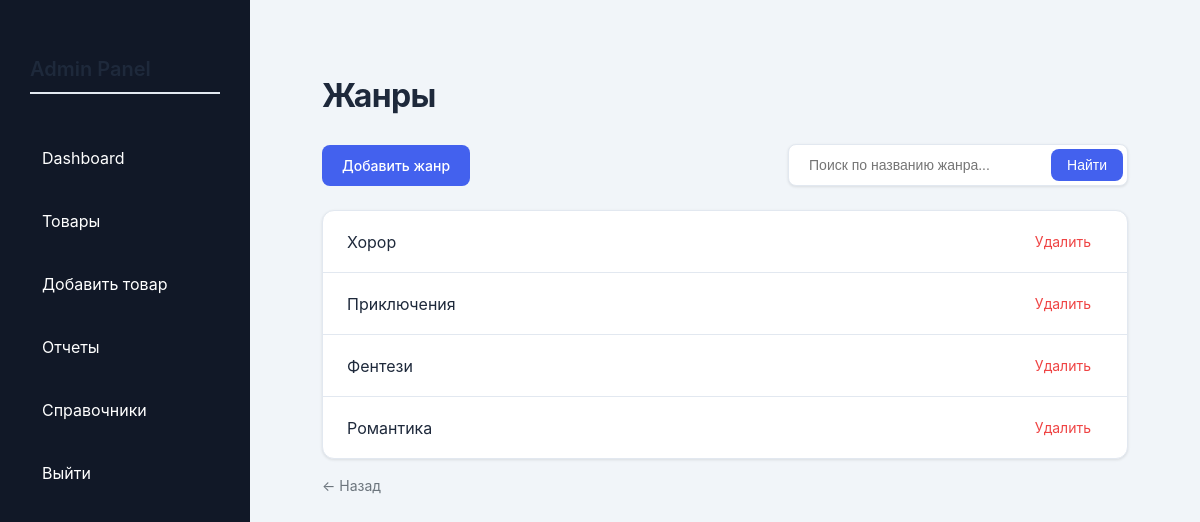
The page /admin-panel/genres/ on the database its author committed.
### shop/models.py (models this page shows, shortened)
class Genre(models.Model):
    name = models.CharField(max_length=100, verbose_name="Жанр",unique=True)
    class Meta:
        verbose_name = "Жанр"
        verbose_name_plural = "Жанры"

### admin_panel/views.py (the view)
# urls.py: path('genres/', views.genre_list, name='genre_list'),
def genre_list(request):
    q = request.GET.get('q')
    genres = Genre.objects.all()
    if q:
        genres = genres.filter(name__icontains=q)
    return render(request, 'admin_panel//dictionaries/genres/genres.html', {
        'genres': genres
    })

### cart/context_processors.py (called while the page is built)
def cart(request):
    if request.user.is_authenticated:
        buyer = getattr(request.user, 'buyer', None)
        if buyer:
            count = Cart.objects.filter(
                buyer=buyer
            ).aggregate(
                total=Sum('quantity')
            )['total'] or 0
        else:
            count = 0
    else:
        count = 0
    return {
        'cart_item_count': count
    }

### admin_panel/templates/admin_panel/dictionaries/genres/genres.html (shortened to what this page needs)
{% extends 'admin_panel/base.html' %}
{% load static %}
{% block extra_css %}
<link rel="stylesheet" href="{% static 'admin_panel/css/index.css' %}">
{% endblock %}
{% block content %}
<div class="container">
    <h1>Жанры</h1>
    <div class="action-bar">
        <a href="{% url 'admin_panel:genre_create' %}" class="btn">
            Добавить жанр
        </a>
        <form method="get" class="search-box">
            <input type="text" name="q" placeholder="Поиск по названию жанра..." value="{{ search_query }}">
            <button type="submit">Найти</button>
        </form>
    </div>
    <div class="list">
        {% for genre in genres %}
            <div class="list-item">
                <span>{{ genre.name }}</span>
                <a href="{% url 'admin_panel:genre_delete' genre.id %}" onclick="return confirm('Удалить жанр «{{ genre.name }}»?')">
                    Удалить
                </a>
            </div>
        {% endfor %}
    </div>
    <a href="javascript:history.back()" class="back-link">
        ← Назад
    </a>
</div>
{% endblock %}

### admin_panel/static/admin_panel/css/admin.css (style rules this page uses)
body { margin: 0; font-family: Arial, sans-serif; background: #f5f5f5; }

### admin_panel/static/admin_panel/css/index.css (style rules this page uses)
:root { --primary: #4361ee; --primary-dark: #3a56d4; --secondary: #6c757d; --success: #10b981; --danger: #ef4444; --warning: #f59e0b; --dark: #1e293b; --light: #f8fafc; --gray: #94a3b8; --border: #e2e8f0; --shadow: 0 1px 3px rgba(0,0,0,0.1); --shadow-lg: 0 10px 40px rgba(0,0,0,0.1); --radius: 12px; --radius-sm: 8px; }
* { margin: 0; padding: 0; box-sizing: border-box; }
body { font-family: 'Inter', -apple-system, BlinkMacSystemFont, 'Segoe UI', Roboto, sans-serif; background: #f1f5f9; color: var(--dark); line-height: 1.5; }
.container { max-width: 1400px; margin: 0 auto; padding: 2rem; }
h1 { font-size: 2rem; font-weight: 700; margin-bottom: 1.5rem; color: var(--dark); letter-spacing: -0.02em; }
.btn { display: inline-flex; align-items: center; gap: 0.5rem; background: var(--primary); color: white; border: none; padding: 0.625rem 1.25rem; border-radius: var(--radius-sm); font-size: 0.875rem; font-weight: 500; cursor: pointer; text-decoration: none; transition: all 0.2s ease; }
.action-bar { display: flex; justify-content: space-between; align-items: center; margin-bottom: 1.5rem; flex-wrap: wrap; gap: 1rem; }
.search-box { display: flex; gap: 0.5rem; background: white; padding: 0.25rem; border-radius: var(--radius-sm); box-shadow: var(--shadow); border: 1px solid var(--border); }
.search-box input { border: none; padding: 0.5rem 1rem; font-size: 0.875rem; min-width: 250px; outline: none; border-radius: var(--radius-sm); }
.search-box button { background: var(--primary); border: none; padding: 0.5rem 1rem; border-radius: var(--radius-sm); cursor: pointer; color: white; font-size: 0.875rem; }
.list { background: white; border-radius: var(--radius); box-shadow: var(--shadow); overflow: hidden; border: 1px solid var(--border); }
.list-item { display: flex; justify-content: space-between; align-items: center; padding: 1rem 1.5rem; border-bottom: 1px solid var(--border); transition: background 0.2s ease; }
.list-item:last-child { border-bottom: none; }
.list-item span { font-size: 1rem; }
.list-item a { color: var(--danger); text-decoration: none; font-size: 0.875rem; padding: 0.25rem 0.75rem; border-radius: var(--radius-sm); transition: all 0.2s ease; }
form input, form select, form textarea { width: 100%; padding: 0.625rem 0.875rem; border: 1px solid var(--border); border-radius: var(--radius-sm); font-size: 0.875rem; transition: all 0.2s ease; }
.back-link { display: inline-flex; align-items: center; gap: 0.375rem; color: var(--secondary); text-decoration: none; margin-top: 1rem; font-size: 0.875rem; transition: color 0.2s ease; }

### rows shown on the page
Genre: name "Хорор"
Genre: name "Приключения"
Genre: name "Фентези"
Genre: name "Романтика"
